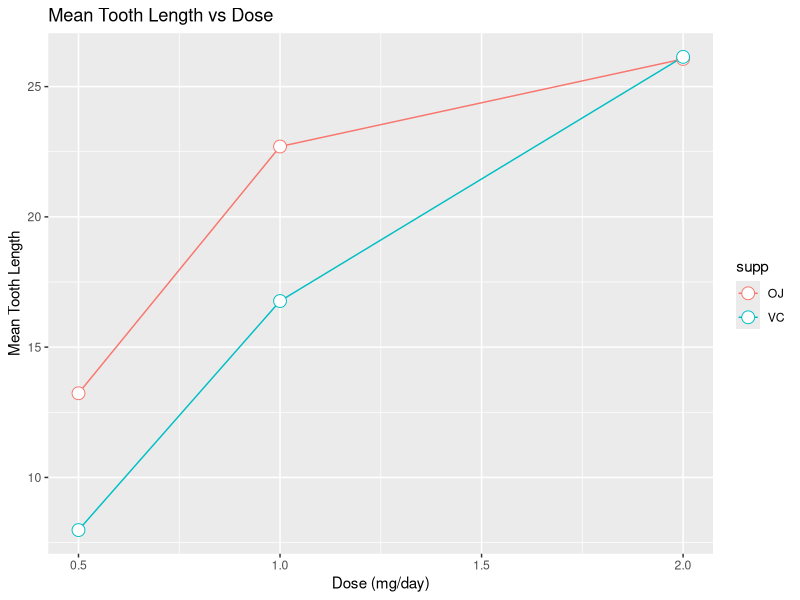

The R source for this figure: (Note: this script raises an error after producing the figure.)
## ---- chunk 1
library(datasets)
library(dplyr)
library(ggplot2)

TGData<-ToothGrowth
SummarisedData<-summarise(group_by(TGData,supp,dose),
                     MeanLen = mean(len,na.rm = TRUE))


ggplot(SummarisedData, aes(x=dose, y=MeanLen, group = supp, colour = supp)) +
    geom_line() +
    geom_point( size=4, shape=21, fill="white")+
    ylab("Mean Tooth Length")+
    xlab("Dose (mg/day)")+
    ggtitle("Mean Tooth Length vs Dose")

summary(TGData)
## ---- chunk 2
supp.t1 <- t.test(len~supp, paired=F, var.equal=T, data=TGData)
supp.t2 <- t.test(len~supp, paired=F, var.equal=F, data=TGData)


supp.result <- data.frame("p-value"=c(supp.t1$p.value, supp.t2$p.value),
                          "Conf-Low"=c(supp.t1$conf[1],supp.t2$conf[1]),
                          "Conf-High"=c(supp.t1$conf[2],supp.t2$conf[2]),
                          row.names=c("Equal Var","Unequal Var"))
supp.result
